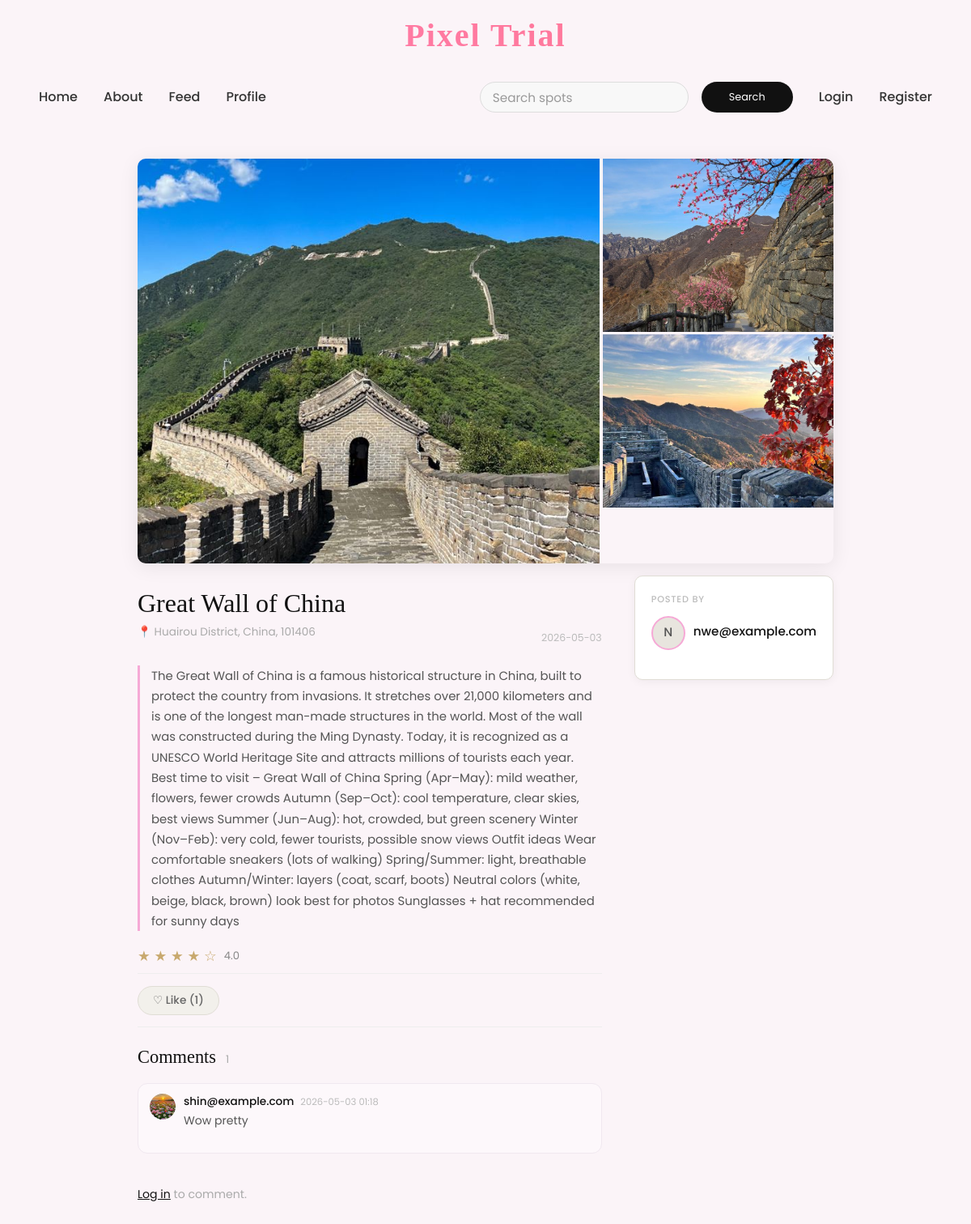
The app's page /spot/4 with its own data.
### tables this page shows
CREATE TABLE spot_images (
    id         INTEGER PRIMARY KEY AUTOINCREMENT,
    spot_id    INTEGER NOT NULL,
    filename   TEXT NOT NULL,
    sort_order INTEGER DEFAULT 0,
    FOREIGN KEY(spot_id) REFERENCES spots(id)
);

CREATE TABLE spots (
    id          INTEGER PRIMARY KEY AUTOINCREMENT,
    user_id     INTEGER NOT NULL,
    name        TEXT NOT NULL,
    location    TEXT,
    description TEXT,
    cover_image TEXT,                          -- first/hero image filename
    created_at  TEXT DEFAULT CURRENT_TIMESTAMP,
    FOREIGN KEY(user_id) REFERENCES users(id)
);

CREATE TABLE comments (
    id         INTEGER PRIMARY KEY AUTOINCREMENT,
    user_id    INTEGER NOT NULL,
    spot_id    INTEGER NOT NULL,
    comment    TEXT NOT NULL,
    created_at TEXT DEFAULT CURRENT_TIMESTAMP,
    FOREIGN KEY(user_id) REFERENCES users(id),
    FOREIGN KEY(spot_id) REFERENCES spots(id)
);

CREATE TABLE profiles (
    id            INTEGER PRIMARY KEY AUTOINCREMENT,
    user_id       INTEGER UNIQUE NOT NULL,
    bio           TEXT,
    profile_photo TEXT DEFAULT 'default.jpg',
    instagram     TEXT,
    FOREIGN KEY(user_id) REFERENCES users(id)
);

CREATE TABLE users (
    id          INTEGER PRIMARY KEY AUTOINCREMENT,
    username    TEXT UNIQUE NOT NULL,
    email       TEXT UNIQUE,
    password    TEXT NOT NULL,
    role        TEXT DEFAULT 'user'
);

### app.py (the view, shortened to what this page needs)
@app.route("/spot/<int:spot_id>")
def spot_detail(spot_id):
    db = get_db()
    spot = db.execute("""
        SELECT
            spots.*,
            users.id AS user_id,
            users.username,
            profiles.profile_photo,
            profiles.bio,
            COALESCE(l.like_count, 0) AS like_count,
            COALESCE(r.avg_rating, 0) AS avg_rating
        FROM spots
        JOIN users ON users.id = spots.user_id
        LEFT JOIN profiles ON profiles.user_id = spots.user_id
        LEFT JOIN (
            SELECT spot_id, COUNT(*) AS like_count
            FROM likes
            GROUP BY spot_id
        ) l ON l.spot_id = spots.id
        LEFT JOIN (
            SELECT spot_id, ROUND(AVG(rating), 1) AS avg_rating
            FROM ratings
            GROUP BY spot_id
        ) r ON r.spot_id = spots.id
        WHERE spots.id = ?
    """, (spot_id,)).fetchone()
    if not spot:
        db.close()
        return "Post not found", 404
    images = db.execute("""
        SELECT filename
        FROM spot_images
        WHERE spot_id = ?
        ORDER BY sort_order
    """, (spot_id,)).fetchall()
    comments = db.execute("""
        SELECT comments.*, users.username, profiles.profile_photo
        FROM comments
        JOIN users ON users.id = comments.user_id
        LEFT JOIN profiles ON profiles.user_id = comments.user_id
        WHERE comments.spot_id = ?
        ORDER BY comments.created_at ASC
    """, (spot_id,)).fetchall()
    user_liked = False
    user_rating = None
    db.close()
    return render_template(
        "spot_detail.html",
        spot=spot,
        images=images,
        comments=comments,
        user_liked=user_liked,
        user_rating=user_rating
    )

### app.py (called while the page is built)
@app.context_processor
def inject_site_name():
    return {"siteName": "Pixel Trial"}

def get_db():
    conn = sqlite3.connect(DB_PATH)
    conn.row_factory = sqlite3.Row
    return conn

### templates/spot_detail.html (shortened to what this page needs)
{% extends "base.html" %}
{% block content %}
<div class="sd-wrap">
  {% set imgs = images | list %}
  {% if imgs %}
    {% if imgs|length == 1 %}
      <div class="sd-gallery gal-one">
        <div class="gal-cell gal-hero">
          <img src="{{ url_for('static', filename='images/spots/' ~ imgs[0].filename) }}" alt="{{ spot.name }}">
        </div>
      </div>
    {% elif imgs|length == 3 %}
      <div class="sd-gallery gal-multi">
        <div class="gal-cell gal-hero">
          <img src="{{ url_for('static', filename='images/spots/' ~ imgs[0].filename) }}" alt="{{ spot.name }}">
        </div>
        <div class="gal-side">
          <div class="gal-cell">
            <img src="{{ url_for('static', filename='images/spots/' ~ imgs[1].filename) }}" alt="{{ spot.name }}">
          </div>
          <div class="gal-cell">
            <img src="{{ url_for('static', filename='images/spots/' ~ imgs[2].filename) }}" alt="{{ spot.name }}">
          </div>
        </div>
      </div>
    {% endif %}
  {% elif spot.cover_image %}
    <div class="sd-gallery gal-one">
      <div class="gal-cell gal-hero">
        <img src="{{ url_for('static', filename='images/spots/' ~ spot.cover_image) }}" alt="{{ spot.name }}">
      </div>
    </div>
  {% endif %}
  <div class="sd-body">
    <div class="sd-main">
      <h1 class="sd-title">{{ spot.name }}</h1>
      {% if spot.location %}
        <div class="sd-loc-row">
          <p class="sd-loc">📍 {{ spot.location }}</p>
          <span class="sd-date">{{ spot.created_at[:10] }}</span>
        </div>
      {% endif %}
      {% if spot.description %}
        <p class="sd-desc">{{ spot.description }}</p>
      {% endif %}
      {% if spot.avg_rating %}
        <p class="sd-avg">
          {% for i in range(1, 6) %}
            {% if i <= spot.avg_rating %}★{% else %}☆{% endif %}
          {% endfor %}
          <span class="sd-avg-num">{{ spot.avg_rating }}</span>
        </p>
      {% endif %}
      <div class="sd-action-row">
        <form action="{{ url_for('like', spot_id=spot.id) }}" method="POST">
          <button type="submit" class="sd-like-btn {% if user_liked %}liked{% endif %}">
            {% if user_liked %}♥ Liked{% else %}♡ Like{% endif %}
            ({{ spot.like_count }})
          </button>
        </form>
      </div>
      <section class="sd-comments" id="comments">
        <h2 class="sd-comments-title">
          Comments <span class="sd-comments-count">{{ comments | length }}</span>
        </h2>
        {% if comments %}
          <div class="sd-comment-list">
            {% for c in comments %}
              <div class="sd-comment">
                <a href="{{ url_for('profile', user_id=c.user_id) }}">
                  {% if c.profile_photo and c.profile_photo != 'default.jpg' %}
                    <img src="{{ url_for('static', filename='images/profiles/' ~ c.profile_photo) }}"
                         class="sd-cav" alt="">
                  {% else %}
                    <div class="sd-cav sd-cav-i">{{ c.username[0].upper() }}</div>
                  {% endif %}
                </a>
                <div class="sd-cbody">
                  <div class="sd-cmeta">
                    <a href="{{ url_for('profile', user_id=c.user_id) }}" class="sd-cuser">{{ c.username }}</a>
                    <span class="sd-ctime">{{ c.created_at[:16].replace('T',' ') }}</span>
                  </div>
                  <p class="sd-ctext">{{ c.comment }}</p>
                </div>
              </div>
            {% endfor %}
          </div>
        {% else %}
          <p class="sd-no-comments">No comments yet. Be the first!</p>
        {% endif %}
        {% if session.get('user_id') %}
          <form action="{{ url_for('add_comment', spot_id=spot.id) }}" method="POST" class="sd-cform">
            <div class="sd-cav sd-cav-i">{{ session['username'][0].upper() }}</div>
            <div class="sd-cform-right">
              <textarea name="comment" class="sd-textarea"
                        placeholder="Add a comment…" rows="2" required></textarea>
              <div class="sd-post-row">
                <button type="submit" class="sd-post-btn">Post</button>
                {% if session.get('user_id') == spot.user_id %}
                  <a href="{{ url_for('edit_post', post_id=spot.id) }}" class="sd-edit-btn">Edit / Delete</a>
                {% endif %}
              </div>
            </div>
          </form>
        {% else %}
          <p class="sd-login-prompt">
            <a href="{{ url_for('login') }}">Log in</a> to comment.
          </p>
        {% endif %}
      </section>
    </div>
    <aside class="sd-sidebar">
      <div class="sd-sidebar-card">
        <p class="sd-sidebar-lbl">Posted by</p>
        <a href="{{ url_for('profile', user_id=spot.user_id) }}" class="sd-owner">
          {% if spot.profile_photo and spot.profile_photo != 'default.jpg' %}
            <img src="{{ url_for('static', filename='images/profiles/' ~ spot.profile_photo) }}"
                 class="sd-owner-av" alt="">
          {% else %}
            <div class="sd-owner-av sd-owner-av-i">{{ spot.username[0].upper() }}</div>
          {% endif %}
          <div>
            <p class="sd-owner-name">{{ spot.username }}</p>
          </div>
        </a>
      </div>
    </aside>
  </div>
</div>
{% endblock %}

### templates/base.html (shortened to what this page needs)
<!DOCTYPE html>
<html>
<head>
    <link href="https://cdn.jsdelivr.net/npm/bootstrap@5.3.2/dist/css/bootstrap.min.css" rel="stylesheet">
    <link rel="stylesheet" href="{{ url_for('static', filename='styles.css') }}">
</head>
<body>
 <h2 class="logo">Pixel Trial </h2>
<nav class="navbar navbar-expand-lg navbar-light">
    <div class="container-fluid">
        <div class="collapse navbar-collapse" id="navbarNavAltMarkup">
            <div class="navbar-nav">
                <a class="nav-link active" href="/">Home</a>
                <a class="nav-link" href="/about">About</a>
                <a class="nav-link" href="/feed">Feed</a>
                <a class="nav-link" href="/profile">Profile</a>
            </div>
            <div class="d-flex align-items-center ms-auto">
                <form class="d-flex me-3" action="/search" method="GET">
                    <input class="form-control me-2" type="search" name="query" placeholder="Search spots">
                    <button class="btn btn-outline-light">Search</button>
                </form>
                <div class="navbar-nav">
                    {% if session.get('user_id') %}
                        <a class="nav-link" href="/logout">Logout</a>
                    {% else %}
                        <a class="nav-link" href="/login">Login</a>
                        <a class="nav-link" href="/register">Register</a>
                    {% endif %}
                </div>
            </div>
        </div>
    </div>
</nav>
    <div class="container mt-4">
        {% block content %}
        {% endblock %}
    </div>
</body>
</html>

### records on screen
spot_images: filename (picture)
spot_images: filename (picture)
spot_images: filename (picture)
spots: name "Great Wall of China", location "Huairou District, China, 101406", created_at "2026-05-03", description "The Great Wall of China is a famous historical structure in China, built to protect the country from invasions. It stretches over 21,000 kilometers and is one of the longest man-made structures in the world. Most of the wall was constructed during the Ming Dynasty. Today, it is recognized as a UNESCO World Heritage Site and attracts millions of tourists each year. Best time to visit – Great Wall of China Spring (Apr–May): mild weather, flowers, fewer crowds Autumn (Sep–Oct): cool temperature, clear skies, best views Summer (Jun–Aug): hot, crowded, but green scenery Winter (Nov–Feb): very cold, fewer tourists, possible snow views Outfit ideas Wear comfortable sneakers (lots of walking)…"
comments: profile_photo (picture), username "shin@example.com", created_at "2026-05-03 01:18", comment "Wow pretty"
users: username "N", username "nwe@example.com"

### other values on screen
{{ spot.avg_rating }} "4.0"
{{ spot.like_count }} "1"
{{ comments | length }} "1"
